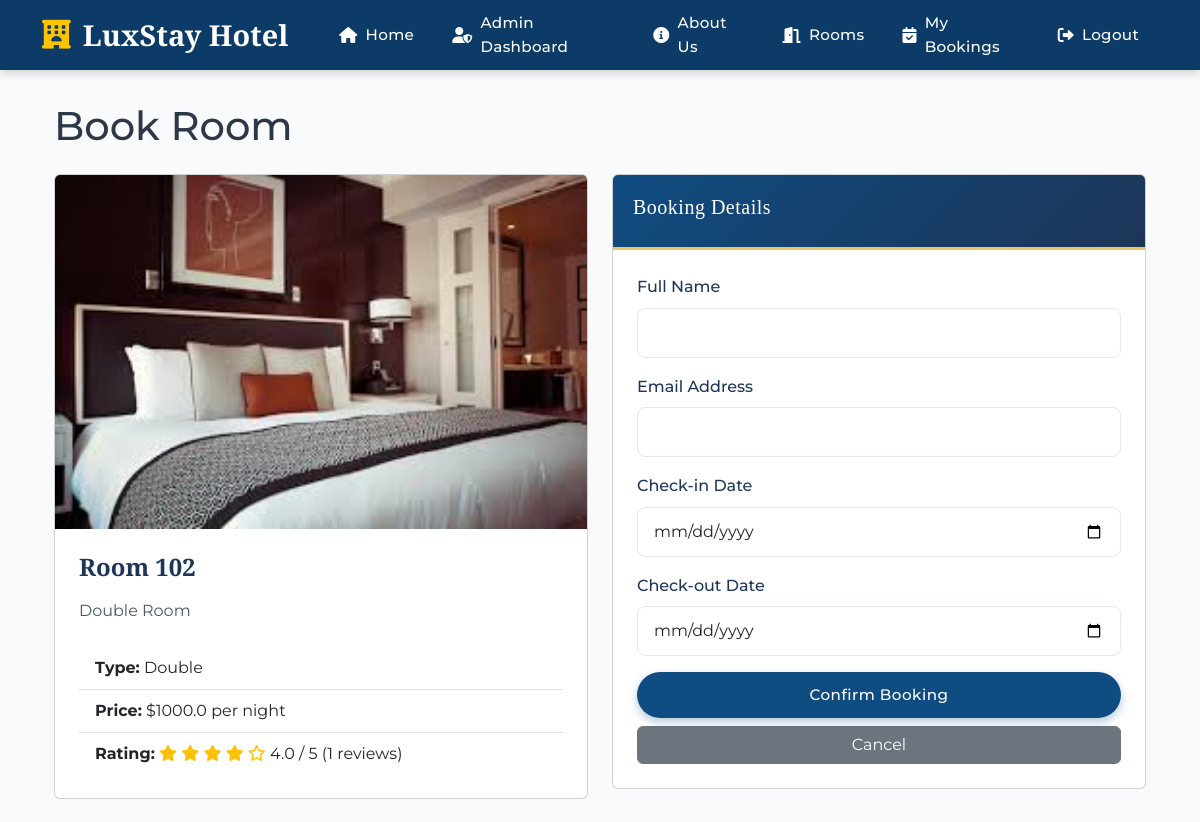
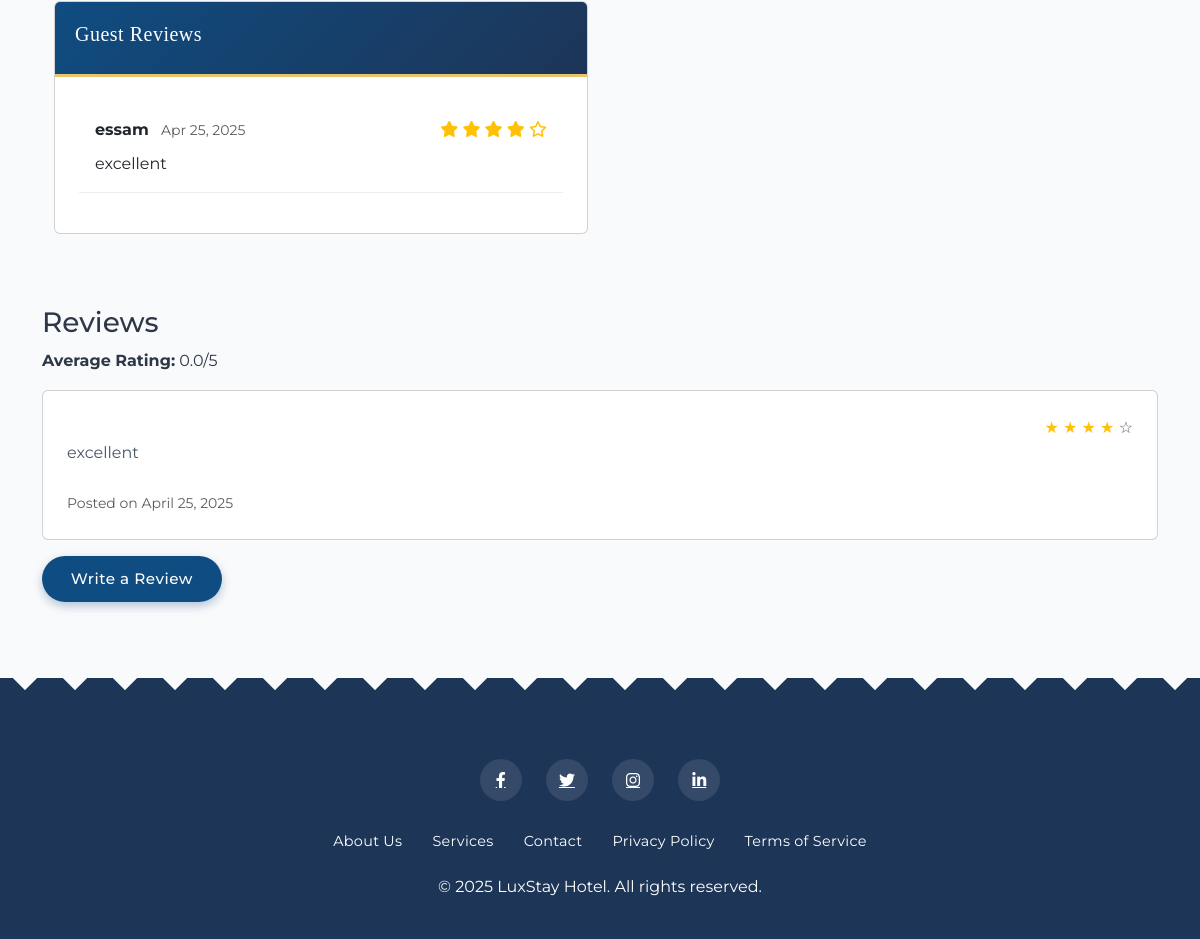
The page /book/2 (signed in) on the database its author committed (2 pictures, top to bottom).
### models.py (models this page shows, shortened)
class Room(db.Model):
    __tablename__ = 'rooms'
    r_id = db.Column(db.Integer, primary_key=True)
    room_no = db.Column(db.String(10), unique=True, nullable=False)
    type = db.Column(db.String(50), nullable=False)
    price = db.Column(db.Float, nullable=False)
    is_available = db.Column(db.Boolean, default=True)
    rating = db.Column(db.Float, default=0.0)
    bookings = db.relationship('Booking', backref='room', lazy=True)
    reviews = db.relationship('Review', backref='room', lazy=True)
    @property
    def average_rating(self):
        reviews = Review.query.filter_by(room_id=self.id).all()
        if not reviews:
            return None
        return sum(review.rating for review in reviews) / len(reviews)

class Review(db.Model):
    __tablename__ = 'reviews'
    id = db.Column(db.Integer, primary_key=True)
    user_id = db.Column(db.Integer, db.ForeignKey('users.id'), nullable=False)
    room_id = db.Column(db.Integer, db.ForeignKey('rooms.r_id'), nullable=False)
    rating = db.Column(db.Integer, nullable=False)
    comment = db.Column(db.Text)
    review_date = db.Column(db.DateTime, default=datetime.utcnow)

class User(db.Model, UserMixin):
    __tablename__ = 'users'
    id = db.Column(db.Integer, primary_key=True)
    name = db.Column(db.String(100), nullable=False)
    email = db.Column(db.String(100), unique=True, nullable=False)
    password = db.Column(db.String(200), nullable=False)
    phone = db.Column(db.String(20))
    role = db.Column(db.String(20), default='customer')
    bookings = db.relationship('Booking', backref='user', lazy=True)
    reviews = db.relationship('Review', backref='user', lazy=True)

### routes.py (the view, shortened to what this page needs)
@app.route('/book/<int:room_id>', methods=['GET', 'POST'])
@login_required
def book_room(room_id):
    room = Room.query.get_or_404(room_id)
    form = BookingForm()
    reviews = Review.query.filter_by(room_id=room_id).order_by(Review.review_date.desc()).all()
    total_rating = sum(review.rating for review in reviews) if reviews else 0
    avg_rating = total_rating / len(reviews) if reviews else 0
    return render_template('book.html', room=room, form=form, reviews=reviews, avg_rating=avg_rating)

### forms.py (shortened to what this page needs)
class BookingForm(FlaskForm):
    name = StringField('Name', validators=[DataRequired()])
    email = StringField('Email', validators=[DataRequired()])
    check_in = DateField('Check-in Date', validators=[DataRequired()])
    check_out = DateField('Check-out Date', validators=[DataRequired()])
    submit = SubmitField('Book Now')

### routes.py (called while the page is built)
@login_manager.user_loader
def load_user(user_id):
    return User.query.get(int(user_id))

### templates/book.html (shortened to what this page needs)
{% extends "base.html" %}
{% block content %}
<div class="container">
    <h1 class="mb-4">Book Room</h1>
    <div class="row">
        <div class="col-md-6">
            <div class="card mb-4">
                <img src="{{ url_for('static', filename='images/room-' + room.r_id|string + '.jpg') }}"
                     class="card-img-top" alt="Room {{ room.room_no }}"
                     onerror="this.src='{{ url_for('static', filename='images/room1.jpeg') }}'">
                <div class="card-body">
                    <h5 class="card-title">Room {{ room.room_no }}</h5>
                    <p class="card-text">{{ room.type }} Room</p>
                    <ul class="list-group list-group-flush">
                        <li class="list-group-item"><strong>Type:</strong> {{ room.type }}</li>
                        <li class="list-group-item"><strong>Price:</strong> ${{ room.price }} per night</li>
                        {% if avg_rating > 0 %}
                        <li class="list-group-item">
                            <strong>Rating:</strong>
                            <span class="rating-display">
                                {% for i in range(5) %}
                                    {% if i < avg_rating|int %}
                                        <i class="fas fa-star text-warning"></i>
                                    {% elif i < avg_rating|round(0, 'ceil') and (avg_rating - i) >= 0.5 %}
                                        <i class="fas fa-star-half-alt text-warning"></i>
                                    {% else %}
                                        <i class="far fa-star text-warning"></i>
                                    {% endif %}
                                {% endfor %}
                                {{ avg_rating|round(1) }} / 5 ({{ reviews|length }} reviews)
                            </span>
                        </li>
                        {% endif %}
                    </ul>
                </div>
            </div>
            <div class="card mb-4">
                <div class="card-header">
                    <h5>Guest Reviews</h5>
                </div>
                <div class="card-body">
                    {% if reviews %}
                        <div class="reviews-container">
                            {% for review in reviews %}
                                <div class="review-item mb-3 p-3 {% if loop.index > 3 %}d-none more-reviews{% endif %}" style="border-bottom: 1px solid #eee;">
                                    <div class="d-flex justify-content-between align-items-center mb-2">
                                        <div>
                                            <strong>{{ review.user.name }}</strong>
                                            <span class="text-muted small ms-2">{{ review.review_date.strftime('%b %d, %Y') }}</span>
                                        </div>
                                        <div class="rating-display">
                                            {% for i in range(5) %}
                                                {% if i < review.rating %}
                                                    <i class="fas fa-star text-warning"></i>
                                                {% else %}
                                                    <i class="far fa-star text-warning"></i>
                                                {% endif %}
                                            {% endfor %}
                                        </div>
                                    </div>
                                    <p class="mb-0">{{ review.comment }}</p>
                                </div>
                            {% endfor %}
                        </div>
                    {% else %}
                        <p class="text-center text-muted">No reviews yet for this room.</p>
                    {% endif %}
                </div>
            </div>
        </div>
        <div class="col-md-6">
            <div class="card">
                <div class="card-header">
                    <h5>Booking Details</h5>
                </div>
                <div class="card-body">
                    <form method="POST">
                        <div class="mb-3">
                            <label for="name" class="form-label">Full Name</label>
                            {{ form.name(class="form-control", id="name") }}
                        </div>
                        <div class="mb-3">
                            <label for="email" class="form-label">Email Address</label>
                            {{ form.email(class="form-control", id="email") }}
                        </div>
                        <div class="mb-3">
                            <label for="check_in" class="form-label">Check-in Date</label>
                            {{ form.check_in(class="form-control", id="check_in") }}
                        </div>
                        <div class="mb-3">
                            <label for="check_out" class="form-label">Check-out Date</label>
                            {{ form.check_out(class="form-control", id="check_out") }}
                        </div>
                        <div class="d-grid gap-2">
                            <button type="submit" class="btn btn-primary">Confirm Booking</button>
                            <a href="{{ url_for('rooms') }}" class="btn btn-secondary">Cancel</a>
                        </div>
                    </form>
                </div>
            </div>
        </div>
    </div>
</div>
<div class="reviews mt-5">
    <h3>Reviews</h3>
    {% if room.reviews %}
        <div class="average-rating mb-3">
            <strong>Average Rating:</strong> {{ "%.1f"|format(room.average_rating|default(0)) }}/5
        </div>
        {% for review in room.reviews %}
            <div class="card mb-3">
                <div class="card-body">
                    <div class="d-flex justify-content-between">
                        <div class="rating">
                            {% for i in range(5) %}
                                {% if i < review.rating %}
                                    <span class="text-warning">★</span>
                                {% else %}
                                    <span class="text-muted">☆</span>
                                {% endif %}
                            {% endfor %}
                        </div>
                    </div>
                    <p class="card-text">{{ review.comment }}</p>
                    <small class="text-muted">Posted on {{ review.review_date.strftime('%B %d, %Y') }}</small>
                </div>
            </div>
        {% endfor %}
    {% else %}
        <p>No reviews yet. Be the first to leave a review!</p>
    {% endif %}
    <a href="{{ url_for('add_review', room_id=room.r_id) }}" class="btn btn-primary">Write a Review</a>
</div>
{% endblock %}

### static/css/styles.css (style rules this page uses)
:root { --primary-color: #0f4c81; --secondary-color: #1d3557; --accent-color: #e9c46a; --accent-hover: #f1d78e; --light-bg: #f8fafc; --dark-text: #2d3748; --light-text: #ffffff; --border-radius: 12px; --box-shadow: 0 10px 30px -5px rgba(0, 0, 0, 0.15); --transition: all 0.4s cubic-bezier(0.165, 0.84, 0.44, 1); }
body { font-family: 'Montserrat', sans-serif; color: var(--dark-text); background-color: #f9fafb; line-height: 1.6; overflow-x: hidden; }
:root { --navbar-bg: #0b3b66; --navbar-hover: #0a2e4e; --navbar-text: #ffffff; --navbar-accent: #ffc300; }
.card-header { background: linear-gradient(135deg, var(--primary-color), var(--secondary-color)); color: var(--light-text); font-weight: 600; padding: 1.25rem; border-bottom: 3px solid var(--accent-color); font-family: 'Cormorant Garamond', serif; font-size: 1.3rem; letter-spacing: 0.5px; }
.card-body { padding: 1.5rem; }
.card-title { font-family: 'Cormorant Garamond', serif; font-weight: 700; font-size: 1.5rem; margin-bottom: 1rem; color: var(--secondary-color); }
.card-text { color: #4a5568; margin-bottom: 1.5rem; }
.btn-primary { background: linear-gradient(135deg, var(--primary-color), var(--primary-color)); border: none; padding: 0.7rem 1.8rem; border-radius: 30px; transition: var(--transition); font-weight: 500; position: relative; overflow: hidden; z-index: 1; font-size: 0.95rem; letter-spacing: 0.5px; box-shadow: 0 4px 10px rgba(15, 76, 129, 0.3); }
.btn-primary:before { content: ''; position: absolute; top: 0; left: 0; width: 100%; height: 100%; background: linear-gradient(135deg, var(--secondary-color), var(--secondary-color)); transition: var(--transition); z-index: -1; opacity: 0; }
.form-control { border-radius: 8px; padding: 0.75rem 1rem; border: 1px solid #e2e8f0; transition: var(--transition); }
.form-label { font-weight: 500; margin-bottom: 0.5rem; color: var(--secondary-color); }

### rows shown on the page
Room: room_no "102", type "Double", price "1000.0"
Review: user.name "essam", review_date "Apr 25, 2025", rating 4 (drawn), comment "excellent", review_date "April 25, 2025"

### other values the page prints
{{ avg_rating|round(1) }} "4.0"
{{ reviews|length }} "1"
{{ "%.1f"|format(room.average_rating|default(0)) }} "0.0"
